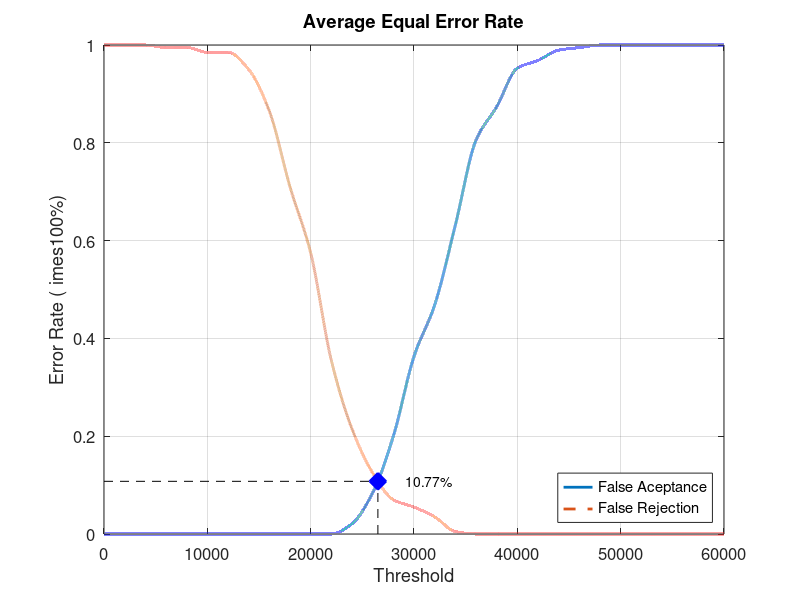
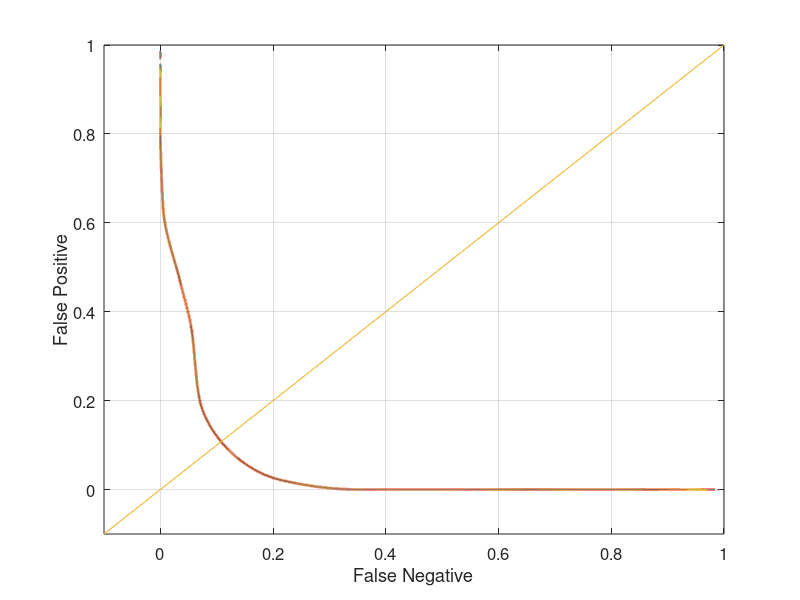

Recreate these plots in MATLAB, in order.
close all;
clear;
clc;
x = 0:2000:60000;
xq = 0:0.5:60000;

y0 = [0 0 0 0 0 0 0 0 0 0 0 0 0.0210526 0.0842105 0.2 0.363158 0.468421 0.631579 0.805263 0.873684 0.952632 0.968421 0.989474 0.994737 1 1 1 1 1 1 1]
yy0 = interp1(x, y0, xq, 'pchip');
y1 = [1 1 1 0.995 0.995 0.985 0.985 0.95 0.865 0.71 0.575 0.355 0.215 0.125 0.07 0.055 0.035 0.005 0 0 0 0 0 0 0 0 0 0 0 0 0]
yy1 = interp1(x, y1, xq, 'pchip');

% Calculating EER: 
y2 = abs(y0 - y1);
find(y2 == min(y2))
yy2 = abs(yy0 - yy1);
xEER = find(yy2 == min(yy2));
xEERIndex = xq(xEER) % X-axis EER
yEER = yy0(xEER) % Y-axis EER

main = figure
plot(xq, yy0,'-','LineWidth', 2);	hold on
plot(xq, yy1,'--','LineWidth', 2);	hold on
plot([xEERIndex xEERIndex], [0 yEER], 'k--');	hold on
plot([0 xEERIndex], [yEER yEER], 'k--');	hold on
plot(xEERIndex, yEER, 'bx', 'LineWidth', 10);	hold on
text(xEERIndex + 10 * xEERIndex / 100, yEER, [num2str(round((10000 * yEER)) / 100) '%'])
legend('False Aceptance', 'False Rejection', 'Location', 'SouthEast')
xlabel('Threshold')
ylabel('Error Rate (	imes100%)')
title('Average Equal Error Rate')
set(gca, 'FontSize', 12)
axis([0 60000 0 1])
grid on

print(main, 'Database1_3Main', '-dpng');
FNRxFPR = figure('Color', [1 1 1]);
plot(yy1, yy0, '-', yy1, yy0, 'LineWidth', 2);
hold on
y = -0.1:0.1:1
plot(y, y); 
set(gca, 'FontSize', 12)
xlabel('False Negative')
ylabel('False Positive')
axis([-0.1 1 -0.1 1])
set(gca, 'FontSize', 12)
grid on

print(FNRxFPR, 'Database1_3FNRxFPR','-dpng');
